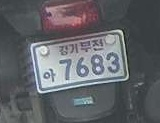
#> input picture day09/경기부천아7683.jpg, 160 x 123 px
$ python tessract_default.py
#> lines starting #> are read from the running program, lines starting #| are printed output that depends on the picture
import cv2
import numpy as np
import pytesseract

pytesseract.pytesseract.pytesseract_cmd = r'C:\Program Files\Tesseract-OCR\tesseract.exe'

# 이미지 로드
img_array = np.fromfile(r'C:\Users\405\projects\opencv_programming\day09\경기부천아7683.jpg', dtype=np.uint8)
img = cv2.imdecode(img_array, cv2.IMREAD_COLOR)
#> img is the input picture: shape (123, 160, 3); mean B, G, R 103.6, 99.1, 97.1

gray = cv2.cvtColor(img, cv2.COLOR_BGR2GRAY)
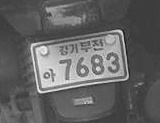
#> gray: shape (123, 160); min 18, max 253, mean 99

# 기본 OCR
#> (the run stopped early here; a loop or call above may not have finished)
